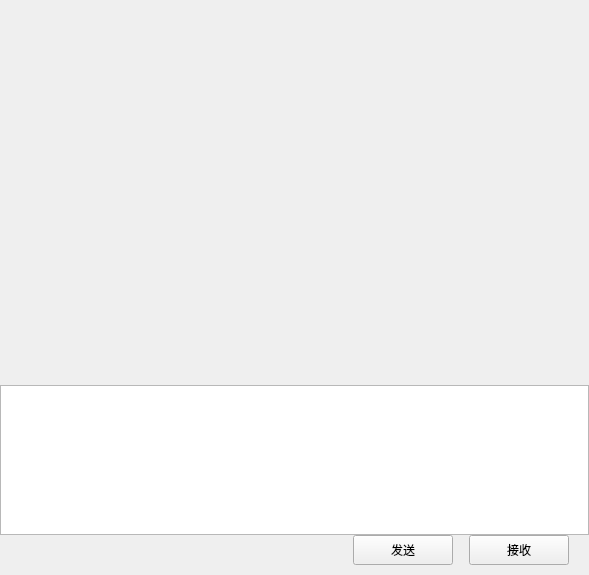
<?xml version="1.0" encoding="UTF-8"?>
<ui version="4.0">
 <class>ChatPage</class>
 <widget class="QWidget" name="ChatPage">
  <property name="geometry">
   <rect>
    <x>0</x>
    <y>0</y>
    <width>589</width>
    <height>575</height>
   </rect>
  </property>
  <property name="windowTitle">
   <string>ChatPage</string>
  </property>
  <layout class="QVBoxLayout" name="verticalLayout">
   <property name="spacing">
    <number>0</number>
   </property>
   <property name="leftMargin">
    <number>0</number>
   </property>
   <property name="topMargin">
    <number>0</number>
   </property>
   <property name="rightMargin">
    <number>0</number>
   </property>
   <property name="bottomMargin">
    <number>0</number>
   </property>
   <item>
    <widget class="QWidget" name="widget_chat_data" native="true">
     <layout class="QVBoxLayout" name="verticalLayout_4">
      <property name="spacing">
       <number>0</number>
      </property>
      <property name="leftMargin">
       <number>0</number>
      </property>
      <property name="topMargin">
       <number>0</number>
      </property>
      <property name="rightMargin">
       <number>0</number>
      </property>
      <property name="bottomMargin">
       <number>0</number>
      </property>
      <item>
       <widget class="QWidget" name="widget_title" native="true">
        <property name="minimumSize">
         <size>
          <width>0</width>
          <height>60</height>
         </size>
        </property>
        <property name="maximumSize">
         <size>
          <width>16777215</width>
          <height>60</height>
         </size>
        </property>
        <layout class="QVBoxLayout" name="verticalLayout_5">
         <item>
          <widget class="QWidget" name="widget_2" native="true">
           <layout class="QHBoxLayout" name="horizontalLayout_3">
            <item>
             <widget class="QLabel" name="label_title">
              <property name="text">
               <string/>
              </property>
             </widget>
            </item>
           </layout>
          </widget>
         </item>
        </layout>
       </widget>
      </item>
      <item>
       <widget class="ChatView" name="chat_data_list" native="true"/>
      </item>
      <item>
       <widget class="QWidget" name="widget_edit_tools" native="true">
        <property name="minimumSize">
         <size>
          <width>0</width>
          <height>40</height>
         </size>
        </property>
        <property name="maximumSize">
         <size>
          <width>16777215</width>
          <height>40</height>
         </size>
        </property>
        <layout class="QHBoxLayout" name="horizontalLayout_4">
         <item>
          <spacer name="horizontalSpacer_3">
           <property name="orientation">
            <enum>Qt::Horizontal</enum>
           </property>
           <property name="sizeType">
            <enum>QSizePolicy::Fixed</enum>
           </property>
           <property name="sizeHint" stdset="0">
            <size>
             <width>5</width>
             <height>20</height>
            </size>
           </property>
          </spacer>
         </item>
         <item>
          <widget class="ClickedLabel" name="label_emoji">
           <property name="minimumSize">
            <size>
             <width>25</width>
             <height>25</height>
            </size>
           </property>
           <property name="maximumSize">
            <size>
             <width>25</width>
             <height>25</height>
            </size>
           </property>
           <property name="text">
            <string/>
           </property>
          </widget>
         </item>
         <item>
          <spacer name="horizontalSpacer_4">
           <property name="orientation">
            <enum>Qt::Horizontal</enum>
           </property>
           <property name="sizeType">
            <enum>QSizePolicy::Fixed</enum>
           </property>
           <property name="sizeHint" stdset="0">
            <size>
             <width>5</width>
             <height>20</height>
            </size>
           </property>
          </spacer>
         </item>
         <item>
          <widget class="ClickedLabel" name="label_send_file">
           <property name="minimumSize">
            <size>
             <width>25</width>
             <height>25</height>
            </size>
           </property>
           <property name="maximumSize">
            <size>
             <width>25</width>
             <height>25</height>
            </size>
           </property>
           <property name="text">
            <string/>
           </property>
          </widget>
         </item>
         <item>
          <spacer name="horizontalSpacer_2">
           <property name="orientation">
            <enum>Qt::Horizontal</enum>
           </property>
           <property name="sizeHint" stdset="0">
            <size>
             <width>40</width>
             <height>20</height>
            </size>
           </property>
          </spacer>
         </item>
        </layout>
       </widget>
      </item>
      <item>
       <widget class="QTextEdit" name="chat_edit">
        <property name="maximumSize">
         <size>
          <width>16777215</width>
          <height>150</height>
         </size>
        </property>
       </widget>
      </item>
      <item>
       <widget class="QWidget" name="widget_send" native="true">
        <property name="maximumSize">
         <size>
          <width>16777215</width>
          <height>40</height>
         </size>
        </property>
        <layout class="QHBoxLayout" name="horizontalLayout_5">
         <property name="leftMargin">
          <number>0</number>
         </property>
         <property name="topMargin">
          <number>0</number>
         </property>
         <property name="rightMargin">
          <number>0</number>
         </property>
         <property name="bottomMargin">
          <number>10</number>
         </property>
         <item>
          <spacer name="horizontalSpacer_6">
           <property name="orientation">
            <enum>Qt::Horizontal</enum>
           </property>
           <property name="sizeHint" stdset="0">
            <size>
             <width>40</width>
             <height>20</height>
            </size>
           </property>
          </spacer>
         </item>
         <item>
          <widget class="ClickedButton" name="button_receive">
           <property name="minimumSize">
            <size>
             <width>100</width>
             <height>30</height>
            </size>
           </property>
           <property name="maximumSize">
            <size>
             <width>100</width>
             <height>30</height>
            </size>
           </property>
           <property name="text">
            <string>发送</string>
           </property>
          </widget>
         </item>
         <item>
          <spacer name="horizontalSpacer_5">
           <property name="orientation">
            <enum>Qt::Horizontal</enum>
           </property>
           <property name="sizeType">
            <enum>QSizePolicy::Fixed</enum>
           </property>
           <property name="sizeHint" stdset="0">
            <size>
             <width>10</width>
             <height>20</height>
            </size>
           </property>
          </spacer>
         </item>
         <item>
          <widget class="ClickedButton" name="button_send">
           <property name="minimumSize">
            <size>
             <width>100</width>
             <height>30</height>
            </size>
           </property>
           <property name="maximumSize">
            <size>
             <width>100</width>
             <height>30</height>
            </size>
           </property>
           <property name="text">
            <string>接收</string>
           </property>
          </widget>
         </item>
         <item>
          <spacer name="horizontalSpacer_7">
           <property name="orientation">
            <enum>Qt::Horizontal</enum>
           </property>
           <property name="sizeType">
            <enum>QSizePolicy::Fixed</enum>
           </property>
           <property name="sizeHint" stdset="0">
            <size>
             <width>20</width>
             <height>20</height>
            </size>
           </property>
          </spacer>
         </item>
        </layout>
       </widget>
      </item>
     </layout>
    </widget>
   </item>
  </layout>
 </widget>
 <customwidgets>
  <customwidget>
   <class>ClickedLabel</class>
   <extends>QLabel</extends>
   <header location="global">clickedlabel.h</header>
  </customwidget>
  <customwidget>
   <class>ClickedButton</class>
   <extends>QPushButton</extends>
   <header location="global">ClickedButton.h</header>
  </customwidget>
  <customwidget>
   <class>ChatView</class>
   <extends>QWidget</extends>
   <header location="global">ChatView.h</header>
   <container>1</container>
  </customwidget>
 </customwidgets>
 <resources/>
 <connections/>
</ui>
